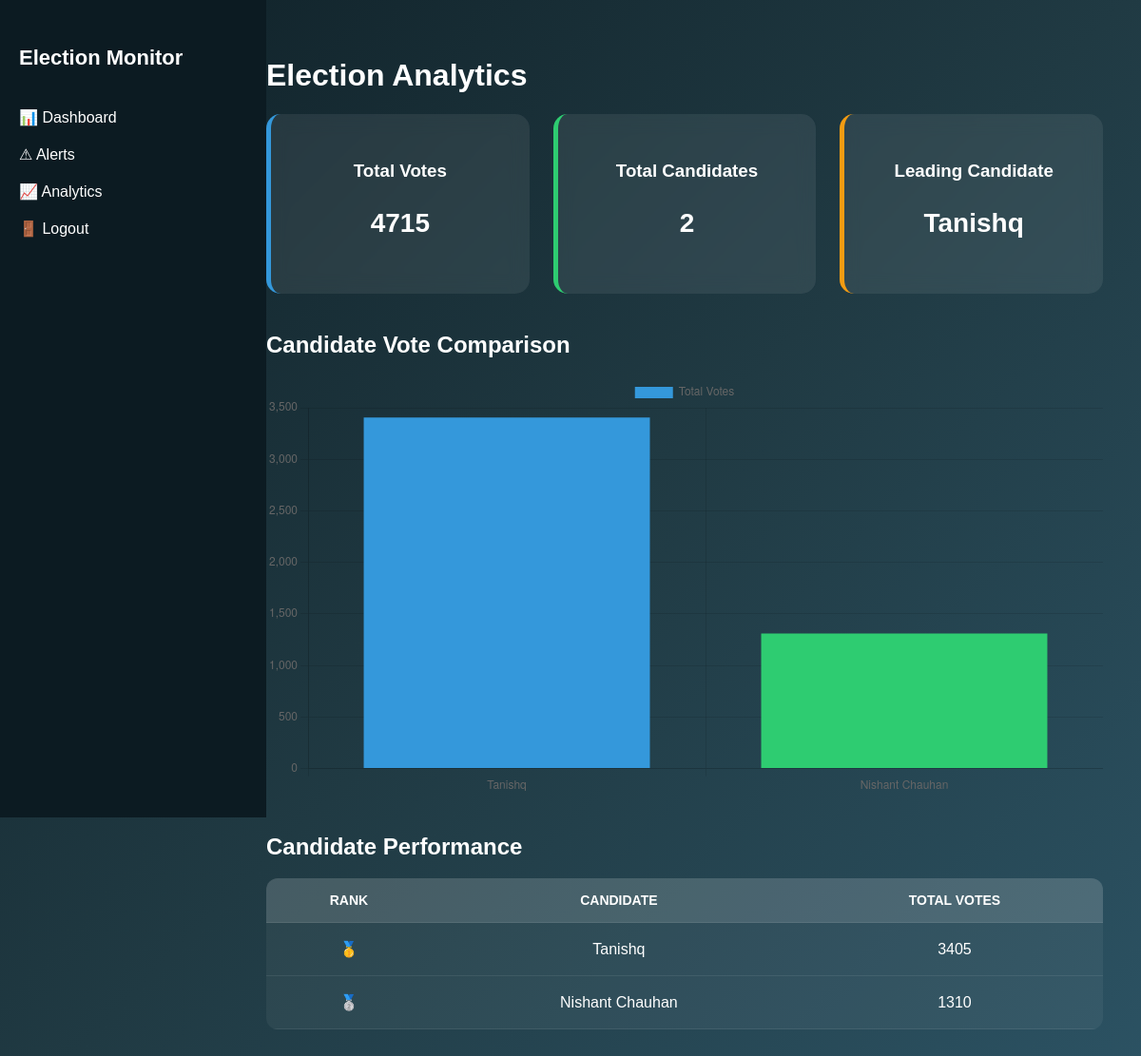
Page /analytics/ (signed in) on the committed database.
### core/models.py (models this page shows, shortened)
class Candidate(models.Model):
    election = models.ForeignKey(Election, on_delete=models.CASCADE)
    name = models.CharField(max_length=100)
    party = models.CharField(max_length=100)

### core/views.py (the view)
# urls.py: path("analytics/", analytics_page, name="analytics"),
@login_required
def analytics_page(request):
    analytics_data = (
        VoteRecord.objects
        .values('candidate__name')
        .annotate(total_votes=Sum('votes'))
        .order_by('-total_votes')
    )
    labels = []
    votes = []
    for item in analytics_data:
        labels.append(item['candidate__name'])
        votes.append(item['total_votes'])
    total_votes = sum(votes)
    total_candidates = len(analytics_data)
    leader = analytics_data[0]['candidate__name'] if analytics_data else "N/A"
    context = {
        "labels": labels,
        "votes": votes,
        "analytics_data": analytics_data,
        "total_votes": total_votes,
        "total_candidates": total_candidates,
        "leader": leader
    }
    return render(request,"analytics.html",context)

### core/templates/analytics.html (shortened to what this page needs)
{% load static %}
<!DOCTYPE html>
<html>
<head>
<link rel="stylesheet" href="{% static 'core/css/dashboard.css' %}">
</head>
<body>
<div class="sidebar">
<h2>Election Monitor</h2>
<ul>
<li><a href="/">📊 Dashboard</a></li>
<li><a href="/alerts/">⚠ Alerts</a></li>
<li><a href="/analytics/">📈 Analytics</a></li>
<li><a href="/logout/">🚪 Logout</a></li>
</ul>
</div>
<div class="main">
<h1>Election Analytics</h1>
<div class="cards">
<div class="card blue">
<h3>Total Votes</h3>
<p>{{ total_votes }}</p>
</div>
<div class="card green">
<h3>Total Candidates</h3>
<p>{{ total_candidates }}</p>
</div>
<div class="card orange">
<h3>Leading Candidate</h3>
<p>{{ leader }}</p>
</div>
</div>
<div class="chart-container">
<h2>Candidate Vote Comparison</h2>
<canvas id="analyticsChart"></canvas>
</div>
<div class="candidate-table">
<h2>Candidate Performance</h2>
<table class="vote-table">
<tr>
<th>Rank</th>
<th>Candidate</th>
<th>Total Votes</th>
</tr>
{% for c in analytics_data %}
<tr>
<td>
{% if forloop.first %}
🥇
{% elif forloop.counter == 2 %}
🥈
{% elif forloop.counter == 3 %}
🥉
{% else %}
{{ forloop.counter }}
{% endif %}
</td>
<td>{{ c.candidate__name }}</td>
<td>{{ c.total_votes }}</td>
</tr>
{% endfor %}
</table>
</div>
</div>
<script>
const labels = {{ labels|safe }}
const votes = {{ votes|safe }}
const ctx = document.getElementById("analyticsChart")
new Chart(ctx,{
type:"bar",
data:{
labels:labels,
datasets:[{
label:"Total Votes",
data:votes,
backgroundColor:[
"#3498db",
"#2ecc71",
"#f39c12",
"#e74c3c",
"#9b59b6"
]
}]
},
options:{
responsive:true
}
})
</script>
</body>
</html>

### core/static/core/css/dashboard.css (style rules this page uses)
body { margin: 0; font-family: 'Poppins', sans-serif; display: flex; min-height: 100vh; background: linear-gradient(135deg, #0f2027, #203a43, #2c5364); color: white; }
.sidebar { width: 240px; background: #0c1b22; padding: 30px 20px; position: fixed; height: 100vh; }
.sidebar h2 { margin-bottom: 40px; font-size: 22px; }
.sidebar ul { list-style: none; padding: 0; }
.sidebar ul li { margin-bottom: 20px; transition: 0.3s; }
.sidebar ul li a, .sidebar ul li { color: white; text-decoration: none; font-size: 16px; }
.main { margin-left: 240px; padding: 40px; width: calc(100% - 240px); }
.cards { display: grid; grid-template-columns: repeat(auto-fit, minmax(220px, 1fr)); gap: 25px; margin-bottom: 40px; }
.card { padding: 30px; border-radius: 15px; background: rgba(255, 255, 255, 0.08); backdrop-filter: blur(10px); text-align: center; transition: 0.3s; }
.card p { font-size: 28px; font-weight: bold; }
.blue { border-left: 5px solid #3498db; }
.green { border-left: 5px solid #2ecc71; }
.orange { border-left: 5px solid #f39c12; }
.chart-container { margin-bottom: 40px; }
.candidate-table { margin-bottom: 50px; }
.vote-table { width: 100%; border-collapse: collapse; background: rgba(255, 255, 255, 0.05); border-radius: 12px; overflow: hidden; }
.vote-table th { background: rgba(255, 255, 255, 0.12); padding: 15px; text-transform: uppercase; font-size: 14px; }
.vote-table td { padding: 18px; text-align: center; }
.vote-table tr { border-bottom: 1px solid rgba(255,255,255,0.08); transition: 0.2s; }

### rows in the picture
Candidate: name "Tanishq", candidate__name "Tanishq", total_votes "3405"
Candidate: candidate__name "Nishant Chauhan", total_votes "1310"

### other values in the picture
{{ total_votes }} "4715"
{{ total_candidates }} "2"
chart data {{ labels|safe }} ['Tanishq', 'Nishant Chauhan']
chart data {{ votes|safe }} [3405, 1310]
